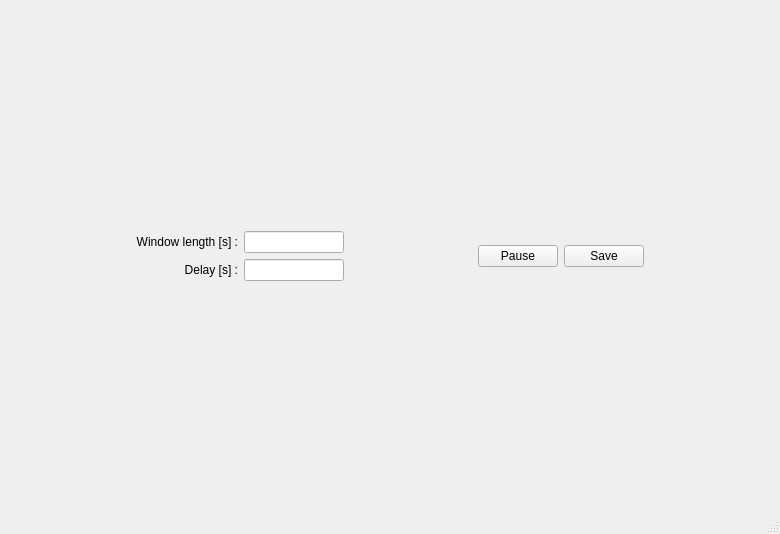
<?xml version="1.0" encoding="UTF-8"?>
<ui version="4.0">
 <class>MainWindow</class>
 <widget class="QMainWindow" name="MainWindow">
  <property name="geometry">
   <rect>
    <x>0</x>
    <y>0</y>
    <width>780</width>
    <height>534</height>
   </rect>
  </property>
  <property name="windowTitle">
   <string>MainWindow</string>
  </property>
  <widget class="QWidget" name="centralwidget">
   <layout class="QVBoxLayout" name="verticalLayout_3">
    <item>
     <layout class="QVBoxLayout" name="graph"/>
    </item>
    <item>
     <layout class="QHBoxLayout" name="horizontalLayout">
      <item>
       <spacer name="horizontalSpacer">
        <property name="orientation">
         <enum>Qt::Horizontal</enum>
        </property>
        <property name="sizeHint" stdset="0">
         <size>
          <width>40</width>
          <height>20</height>
         </size>
        </property>
       </spacer>
      </item>
      <item>
       <layout class="QGridLayout" name="gridLayout_5">
        <item row="1" column="1">
         <widget class="QLineEdit" name="delay_lineEdit">
          <property name="maximumSize">
           <size>
            <width>100</width>
            <height>16777215</height>
           </size>
          </property>
          <property name="font">
           <font>
            <pointsize>9</pointsize>
           </font>
          </property>
          <property name="toolTip">
           <string>Pause delay between each measure</string>
          </property>
         </widget>
        </item>
        <item row="1" column="0">
         <widget class="QLabel" name="label_2">
          <property name="font">
           <font>
            <pointsize>9</pointsize>
           </font>
          </property>
          <property name="text">
           <string>Delay [s] :</string>
          </property>
          <property name="alignment">
           <set>Qt::AlignRight|Qt::AlignTrailing|Qt::AlignVCenter</set>
          </property>
         </widget>
        </item>
        <item row="0" column="0">
         <widget class="QLabel" name="label_3">
          <property name="font">
           <font>
            <pointsize>9</pointsize>
           </font>
          </property>
          <property name="text">
           <string>Window length [s] :</string>
          </property>
          <property name="alignment">
           <set>Qt::AlignRight|Qt::AlignTrailing|Qt::AlignVCenter</set>
          </property>
         </widget>
        </item>
        <item row="0" column="1">
         <widget class="QLineEdit" name="windowLength_lineEdit">
          <property name="maximumSize">
           <size>
            <width>100</width>
            <height>16777215</height>
           </size>
          </property>
          <property name="font">
           <font>
            <pointsize>9</pointsize>
           </font>
          </property>
          <property name="toolTip">
           <string>Size of the current window in seconds</string>
          </property>
         </widget>
        </item>
       </layout>
      </item>
      <item>
       <spacer name="horizontalSpacer_3">
        <property name="orientation">
         <enum>Qt::Horizontal</enum>
        </property>
        <property name="sizeHint" stdset="0">
         <size>
          <width>40</width>
          <height>20</height>
         </size>
        </property>
       </spacer>
      </item>
      <item>
       <widget class="QPushButton" name="pauseButton">
        <property name="font">
         <font>
          <pointsize>9</pointsize>
         </font>
        </property>
        <property name="toolTip">
         <string>Pause (or resume) monitoring</string>
        </property>
        <property name="text">
         <string>Pause</string>
        </property>
       </widget>
      </item>
      <item>
       <widget class="QPushButton" name="saveButton">
        <property name="font">
         <font>
          <pointsize>9</pointsize>
         </font>
        </property>
        <property name="toolTip">
         <string>Save data displayed</string>
        </property>
        <property name="text">
         <string>Save</string>
        </property>
       </widget>
      </item>
      <item>
       <spacer name="horizontalSpacer_2">
        <property name="orientation">
         <enum>Qt::Horizontal</enum>
        </property>
        <property name="sizeHint" stdset="0">
         <size>
          <width>40</width>
          <height>20</height>
         </size>
        </property>
       </spacer>
      </item>
     </layout>
    </item>
   </layout>
  </widget>
  <widget class="QStatusBar" name="statusBar"/>
 </widget>
 <resources/>
 <connections/>
</ui>
